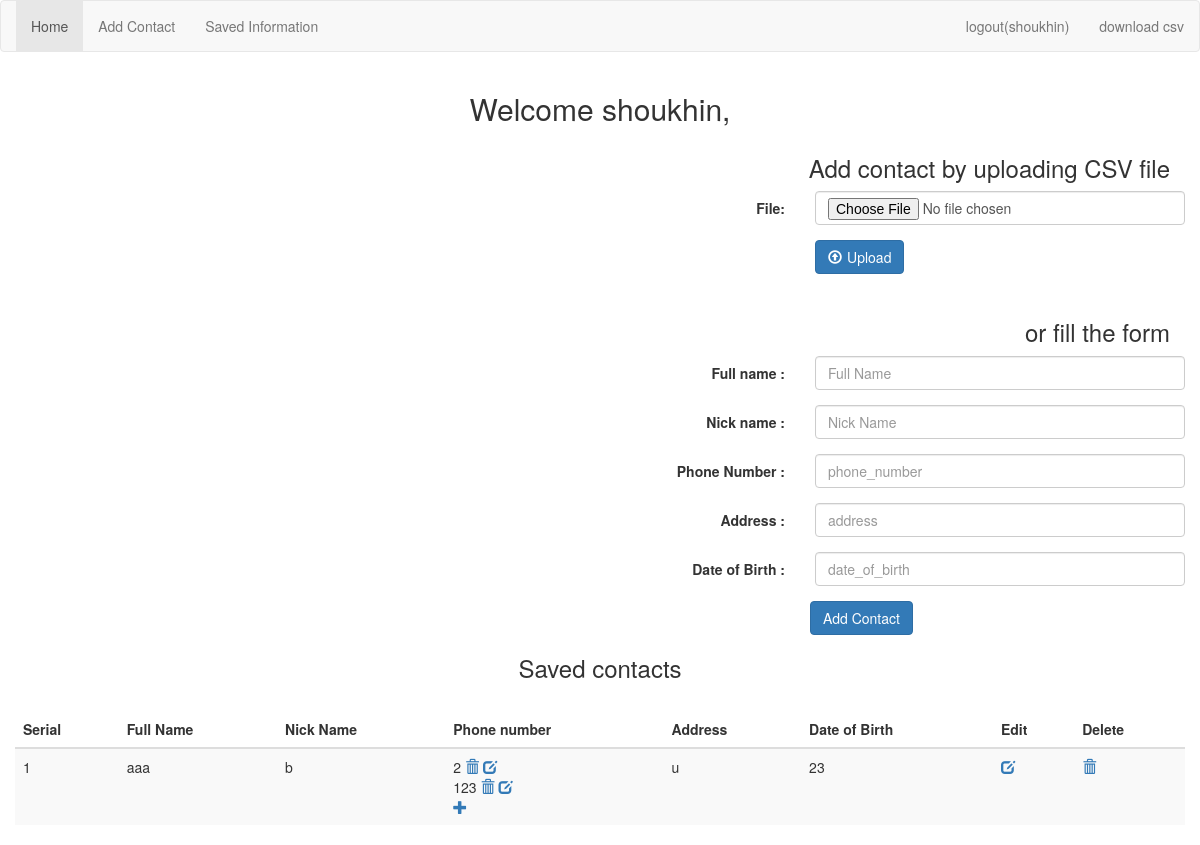
The page / (signed in) on the database as committed earlier.
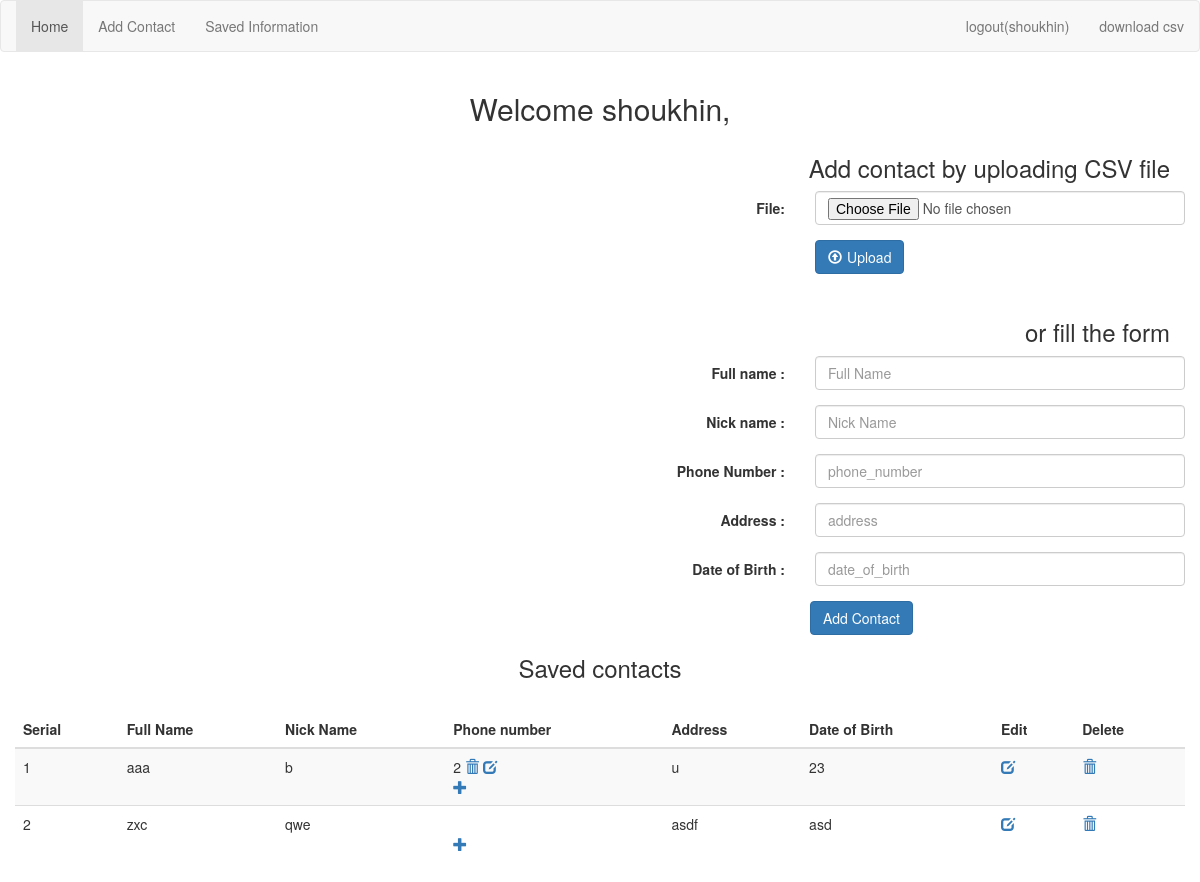
The same page on the database as committed later.
### adress_book/models.py (models this page shows, shortened)
class ContactInfo(models.Model):
    user_name = models.ForeignKey(User, on_delete=models.CASCADE, default=1)
    full_name = models.CharField(max_length=50)
    nick_name = models.CharField(max_length=50)
    address = models.CharField(max_length=264)
    date_of_birth = models.CharField(max_length=20)

class MobileNumber(models.Model):
    phone_id = models.ForeignKey(ContactInfo, on_delete=models.CASCADE)
    phone_number = models.CharField(max_length=20)

### adress_book/views.py (the view)
# urls.py: path('', views.index, name='index'),
def index(request):
    if request.user.is_authenticated:
        user = User.objects.get(username__exact=request.user.username)  # only logged in users saved list will be showed
        return render(request, 'user_home.html', context={'user': user})
    else:
        return render(request, 'user_home.html')

### templates/user_home.html (shortened to what the changed rows need)
<!DOCTYPE html>
{% load staticfiles %}
<html lang="en">
<head>
    <link rel="stylesheet" type="text/css" href="{% static "css/bootstrap.min.css" %}">
    <link rel="stylesheet" href="https://maxcdn.bootstrapcdn.com/bootstrap/3.3.7/css/bootstrap.min.css">
</head>
<body>
<div class="container">
    {% if user.is_authenticated %}
        <div class="row">
            <h2 align="center">Welcome {{ user.username }},</h2>
        </div>
        <div class="row" id="saved_contact">
        {% if user %}
            <br>
            <table class="table table-striped">
                <thead>
                <th>Serial</th>
                <th>Full Name</th>
                <th>Nick Name</th>
                <th>Phone number</th>
                <th>Address</th>
                <th>Date of Birth</th>
                <th>Edit</th>
                <th>Delete</th>
                </thead>
                <tbody>
                {% for contact_info in user.contactinfo_set.all %}
                    <tr>
                    <td>{{ forloop.counter }}</td>
                    <td>{{ contact_info.full_name }}</td>
                    <td>{{ contact_info.nick_name }}</td>
                    <td>
                        {% for phone_number in contact_info.mobilenumber_set.all %}
                            {% if forloop.counter != 1 %}
                                <br>
                            {% endif %}
                            {{ phone_number.phone_number }}
                            <a href="/deletePhone/{{ phone_number.id }}/"><span
                                    class="glyphicon glyphicon-trash"></span></a>
                            <a href="/updatePhone/{{ phone_number.id }}/"><span
                                    class="glyphicon glyphicon-edit"></span></a>
                        {% endfor %}
                        <br><a href="/addPhone/{{ contact_info.id }}/"><span
                            class="glyphicon glyphicon-plus"></span></a>
                    </td>
                    <td>{{ contact_info.address }}</td>
                    <td>{{ contact_info.date_of_birth }}</td>
                    <td><a href="/updateContact/{{ contact_info.id }}/"><span
                            class="glyphicon glyphicon-edit"></span></a></td>
                    <td><a href="/deleteContact/{{ contact_info.id }}/"><span
                            class="glyphicon glyphicon-trash"></span></a></td>
                {% endfor %}
                </tr>
                </tbody>
            </table>
        {% endif %}
    {% else %}
        <div class="jumbotron">
            <h2 align="center">Please <a href="/login/">login</a> or <a href="/registration/">register</a> to continue
            </h2>
        </div>
    {% endif %}
    </div>
</div>
</body>
</html>

Rows that differ between the two databases and show on the page:
removed MobileNumber: phone_number "123", shown under ContactInfo "aaa"
added ContactInfo: full_name "zxc", nick_name "qwe", address "asdf", date_of_birth "asd"
